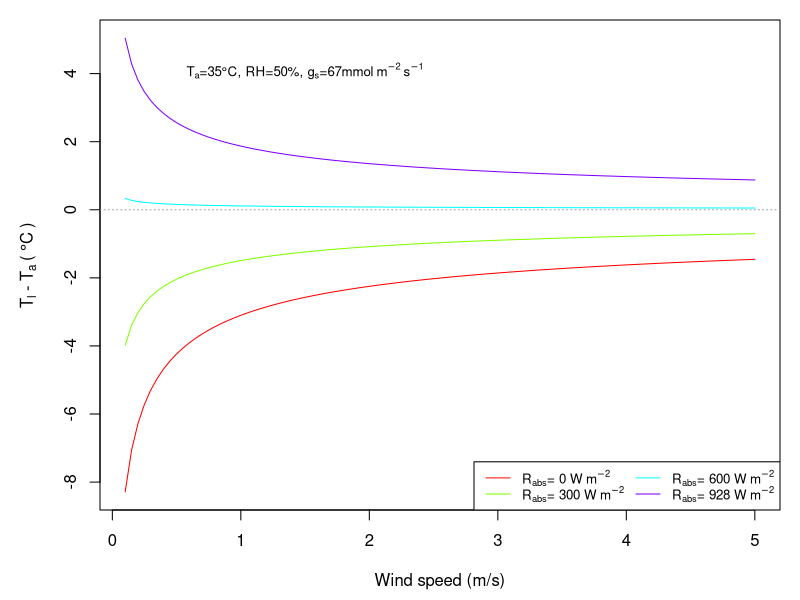

The R source for this figure:
## ---- chunk 1
tao <- 0.7 # atmopheric transmittance. the values are between 0.6 and 0.7 for clear conditions
phi <- 5/180*pi   # sun zenith angle (5 degrees)
m <- exp(-625*0.3048/8200)/cos(phi) # optical air mass number 
Sp <- 1360*tao^m        # direct radiation
Sd <- 0.3*(1-tao^m)*1360*cos(phi)   # diffuse radiation 
Fp <- cos(phi)/2 # view factor for direct radiation
St <- Fp*Sp+Sd  # global irradiance for calculating reflected radiation 
albedo <- 0.1 # evergreen conifer conifer albedo: 0.08-0.11. 
Sr <- albedo*St  # reflected radiation 

alpha_s <- 0.88 # conifer absorptivity for solar wavebands, value is from Martin's paper
alpha_l <- 0.96 # conifer absorptivity for thermal wavebands, value is from Martin's paper

T_a <- 35 # air temperature
B <- 5.67E-8 * (T_a+273.15)^4# black body emittance 

e_c <- 9.2E-6*(T_a+273.15)^2  # clear sky emissivity

# F: view factors
Fd <- Fr <- Fa <- Fg <- 0.5

La <- e_c* B # long wave flux density from the atmophere
Lg <- La # long wave flux density from the ground, assuming ground temperature is equal to air temperature

# absorbed radiance
R_abs <- alpha_s*(Fp*Sp+Fd*Sd+Fr*Sr)+alpha_l*(Fa*La+Fg*Lg);
R_abs <- round(R_abs,0)
paste0("Absorbed radiance at minimal sun zenith angle = ",R_abs," W/m2")
## ---- chunk 2
# global variable: wind speed (u)
u <- seq(0.1,5,l=100)

# function to calculate saturated vapor pressure
vp3 <- function(Tmpt) # unite: kpa formula source: Campbell&Norman Env. biophysics
{return(0.611*exp((17.502*Tmpt)/(Tmpt+240.97)))}

# the slope of the saturation vapor pressure function
Delta.fun <- function(x)
{return(17.502*240.47*vp3(x)/(240.97+x)^2)}

# function to simulate leaf to air temperature difference
leaf.T.R <- function(R_abs)
{
  g_vs <- 0.067 # stomatal conductance
  RH <- 0.50 # RH: relative humidity
  T_a <- 35 # T_a: air temperature
  width <- 1.5E-3 # leaf diameter: 1.5mm
  
  gamma <- 6.66E-4 # thermodynamic psychrometer constant
  # calculate the atmospheric pressure of the site with elevation as 191m
  p_a <- 101.3*exp(-191/8200)
  c_p <- 29.3 # specific heat of air at constant pressure, unit J/mol/K
  
  B <- 5.67E-8 * (T_a+273.15)^4
  # g_r: radiative conductance at air temperature, simulated using a polynomial function
  g_r <- 7E-6*(T_a+273.15)^2-0.0021*(T_a+273.15)+0.2085;g_r 
  
  e_s <- vp3(T_a); # e_s: saturated vapor pressure at air temperature = 35C
  Delta <- Delta.fun(T_a) # Delta: slope of vapor pressure function at air temperature = 35C
  s <- Delta/p_a;s # s: slope of saturation mole fraction function
  D <- e_s*(1-RH) # D: VPD
  R_ni <- R_abs - B*0.97
  
  d <- 0.7*width # d: leaf characteristic dimension
  # g_Ha: boundary layer conductance for heat, 1.4 is used for outdoor conditions
  g_Ha <- 1.4*0.135*sqrt(u/d)
  # g_va: boundary layer conductance for vapor, 1.4 is used for outdoor conditions
  g_va <- 1.4*0.147*sqrt(u/d)
  g_Hr <- g_Ha+g_r # g_Hr: sum of boundary layer and radiative conductances
  g_v <- (g_vs*g_va)/(g_vs+g_va);g_v # assume abaxial and adaxial conductance to be the same
  gamma_star <- gamma *g_Hr/g_v;gamma_star # gamma_star: apparent psychrometer constant
  #T_d: the air to leaf temperature difference 
  T_d <- gamma_star/(gamma_star+s)*(R_ni/(g_Hr*c_p)-D/p_a/gamma_star)
  return(T_d)
}

dat <- data.frame(T1=leaf.T.R(0),T2=leaf.T.R(300), T3=leaf.T.R(600), T4=leaf.T.R(928))
par(mar=c(4.5,5,1,1))
matplot(u,dat,type="l",col=rainbow(4),lty=1,
        ylab=expression(T[l]~"-"~T[a]~"("~degree*C~")"),xlab="Wind speed (m/s)")
abline(h=0,col=8,lty=3)
text(0.5,4,pos=4,expression(T[a]*"=35"*degree*C*", RH=50%, "*g[s]*"=67mmol"~m^{-2}~s^{-1}),cex=0.8)
legend("bottomright",expression(R[abs]*"= 0 W"~m^{-2},R[abs]*"= 300 W"~m^{-2},R[abs]*"= 600 W"~m^{-2},R[abs]*"= 928 W"~m^{-2}),lty=1,col=rainbow(4),cex=0.8,ncol=2)
